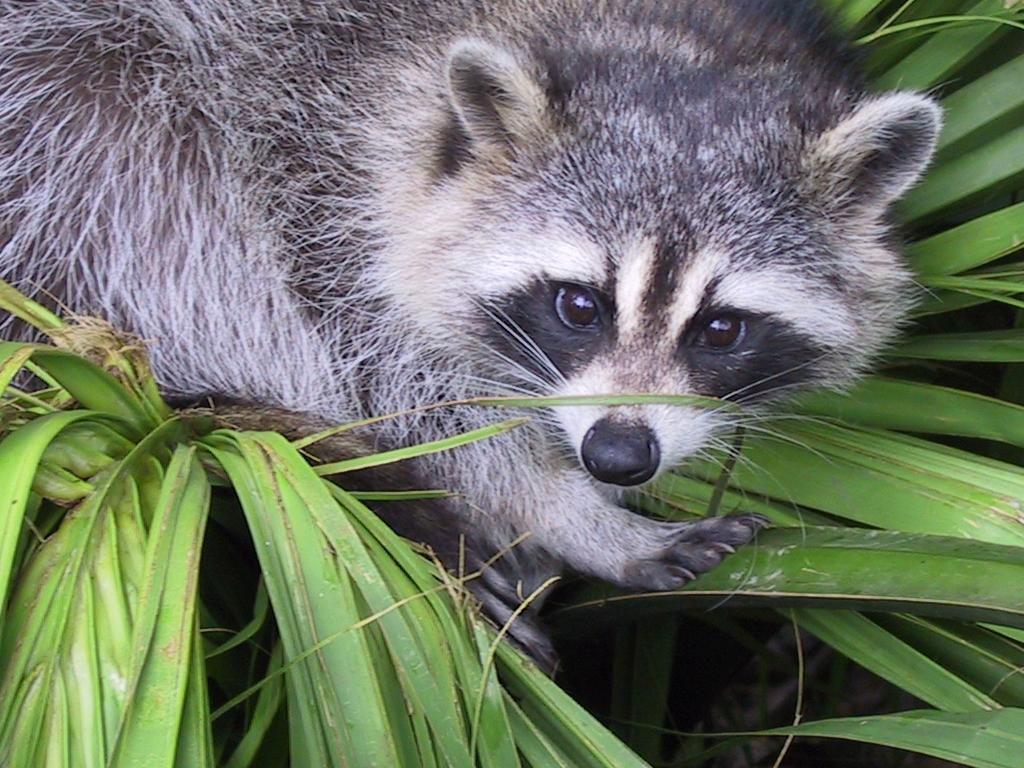
#> input picture array/ex04/animal.jpeg, 1024 x 768 px
$ python rotate.py
#> lines starting #> are read from the running program, lines starting #| are printed output that depends on the picture
### array/ex04/load_image.py
import matplotlib.pyplot as plt
import numpy as np
from PIL import Image


def ft_load(path: str):
    """
    Loads an image, converts it to RGB format,
    and returns its pixel data as a NumPy array.
    """
#> called with path = 'animal.jpeg'
    try:
        image = Image.open(path)
#> image is the input picture: PIL image 1024x768 RGB; mean R, G, B 110.7, 117.7, 102.1
        if not image or image.format != "JPEG":
            raise ValueError("Cannot open the file or unsupported format.")
        rgb_image = image.convert("RGB")
        pixels = np.array(rgb_image)
        return pixels
    except FileNotFoundError:
        print(f"Error: File '{path}' not found. Please check the file path.")
    except Exception as e:
        print(f"An error occurred: {e}")


def zoom(pixels: np.ndarray,
         x_start: int, x_end: int, y_start: int, y_end: int):
    """
    Zooms into a region of the image based on
    slicing indices and displays it with scaling axis.
    Turns image grey.
    """
#> called with x_start = 100, x_end = 500, y_start = 450, y_end = 850
    try:
        zoomed_image = pixels[x_start:x_end, y_start:y_end]
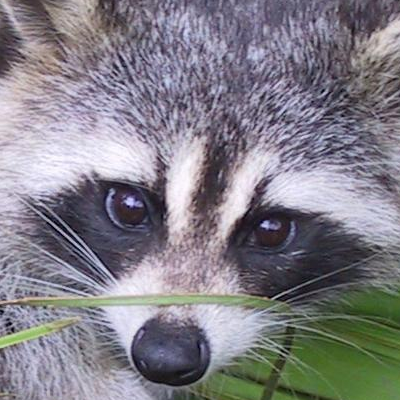
#> zoomed_image: shape (400, 400, 3); mean R, G, B 129.9, 127, 135.2
        grey_image = np.mean(zoomed_image, axis=2).astype(np.uint8)
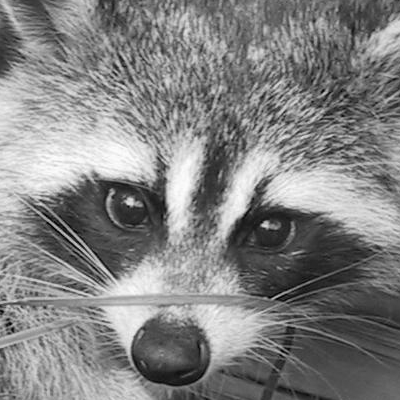
#> grey_image: shape (400, 400); min 0, max 254, mean 130.4
        grey_image = np.expand_dims(grey_image, axis=-1)
        print("The shape of image is:", grey_image.shape)
#| The shape of image is: (400, 400, 1)
#> (printed output is left out)
        plt.imshow(grey_image, cmap="gray")
        plt.xticks(np.arange(0, grey_image.shape[1], 50))
        plt.yticks(np.arange(0, grey_image.shape[0], 50))
        return grey_image
    except Exception as e:
        print(f"An error occured: {e}")

### array/ex04/rotate.py
from load_image import ft_load
from load_image import zoom
import numpy as np
import matplotlib.pyplot as plt


def rotate(image):
    """
    Rotates an image 90 degrees counterclockwise
    and mirrors it horizontally.
    """
    rows, cols, channel = image.shape
#> rows = 400; cols = 400; channel = 1
    rotated_image = np.zeros((rows, cols, channel), dtype=image.dtype)

    for row in range(rows):
        for col in range(cols):
            rotated_image[col, row] = image[row, col]
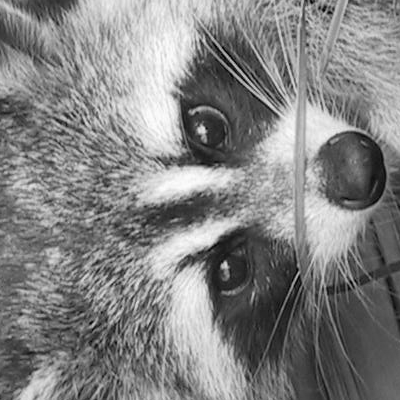
#> rotated_image: shape (400, 400, 1); min 0, max 254, mean 130.4
    return rotated_image


def main():
    pixels = (ft_load("animal.jpeg"))
    if pixels is not None:
        image = zoom(pixels, x_start=100, x_end=500, y_start=450, y_end=850)
        print(image)
        rotated_image = rotate(image)
        rotated_image = np.squeeze(rotated_image, axis=-1)
        print("New shape after Transpose:", rotated_image.shape)
#| New shape after Transpose: (400, 400)
        print(rotated_image)
#> (printed output is left out)
        plt.imshow(rotated_image, cmap="gray")
        plt.show()
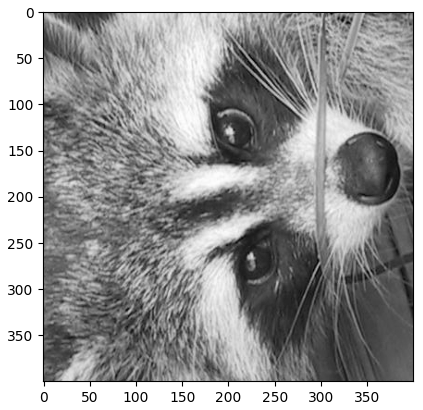
#> figure drawn by matplotlib, 1 panel
        plt.close()


if __name__ == "__main__":
    main()
